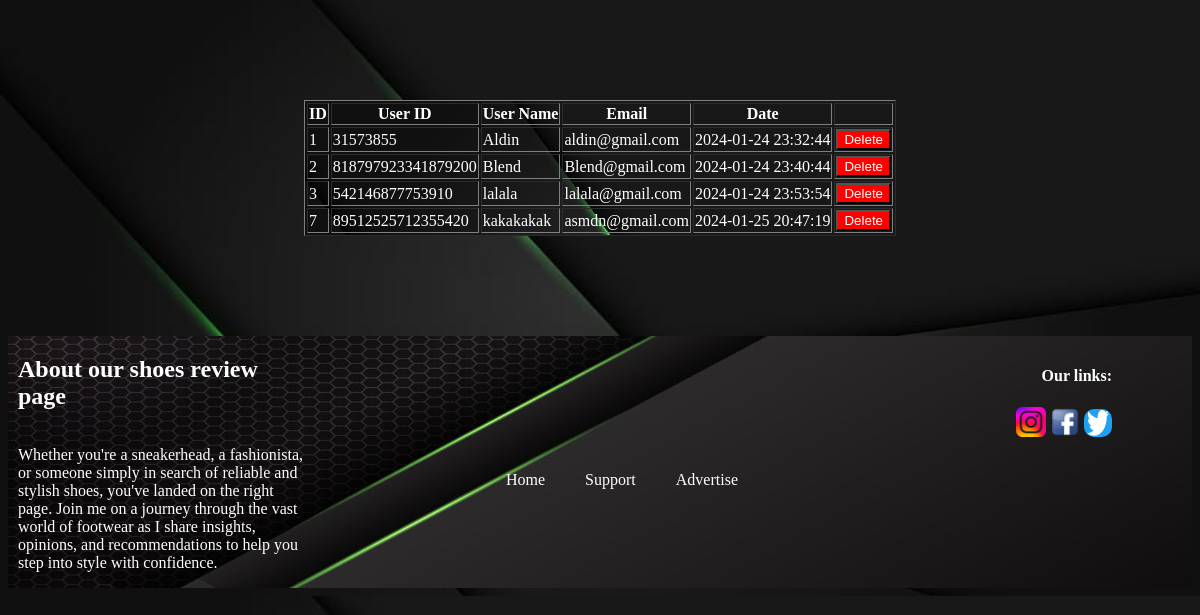
/Materiali/Dashboard.php, run on an earlier commit of the app's database.
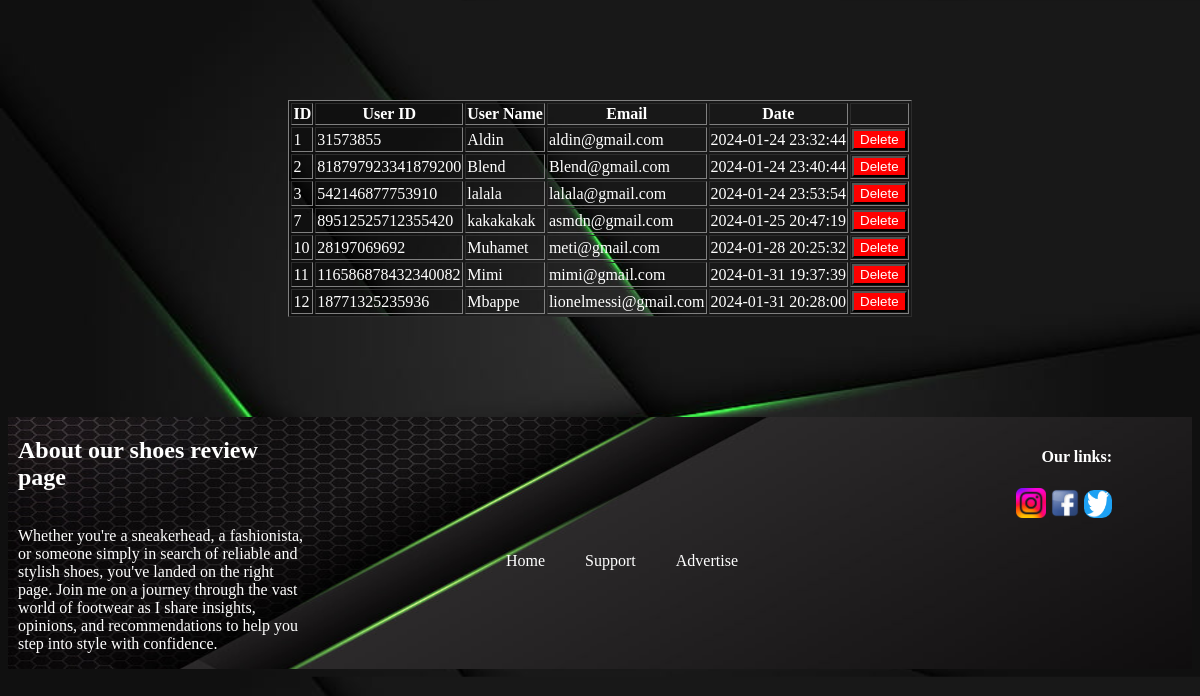
And on a later commit of the database.
### tables this page shows
CREATE TABLE `users` (
  `id` bigint(20) NOT NULL,
  `user_id` bigint(20) NOT NULL,
  `user_name` varchar(255) NOT NULL,
  `email` varchar(255) NOT NULL,
  `password` varchar(255) NOT NULL,
  `date` timestamp NOT NULL DEFAULT current_timestamp() ON UPDATE current_timestamp()
);

### Materiali/Dashboard.php (the view, shortened to what this page needs)
<!DOCTYPE html>
<html lang="en">
<head>
</head>
<body>
    <?php
    include("rfconnection.php");
    $sql = "SELECT * FROM users";
    $result = $conn->query($sql);
    if ($result->num_rows > 0) {
        echo '<table border="1" style="background-image: url(faqja2img.jpg); color:white;
        margin-left: auto; margin-right: auto; margin-top: 100px; margin-bottom: 100px;">';
        echo '<tr><th>ID</th><th>User ID</th><th>User Name</th><th>Email</th><th>Date</th><th></th></tr>';
        while ($row = $result->fetch_assoc()) {
            echo '<tr>';
            echo '<td>' . $row['id'] . '</td>';
            echo '<td>' . $row['user_id'] . '</td>';
            echo '<td>' . $row['user_name'] . '</td>';
            echo '<td>' . $row['email'] . '</td>';
            echo '<td>' . $row['date'] . '</td>';
            echo '<td><button class="del">Delete</button></td>';
            echo '</tr>';
        }
        echo '</table>';
    } else {
        echo 'No users found in the database.';
    }
    ?>
<footer>
<div class="footermain">
    <h2 style="padding-left: 10px;">About our shoes review page</h2>
    <p style="padding-left: 10px;">Whether you're a sneakerhead, a fashionista, or someone simply
    in search of reliable and stylish shoes, you've landed on the right page.
    Join me on a journey through the vast world of footwear as I share insights,
    opinions, and recommendations to help you step into style with confidence.</p>
</div>
<div class="footercenter">
    <a href="Shoes Review Website.php">Home</a>
    <a href="HeaderInfo.php">Support</a>
    <a href="HeaderInfo.php">Advertise</a>
</div>
<div class="Links">
    <h4>Our links:</h4>
    <a href="https://www.instagram.com/"><img src="Links/instalogo.png" alt="" height="30px" width="30px"></a>
    <a href="https://www.facebook.com/"><img src="Links/fblogo.png" alt="" height="30px" width="30px"></a>
    <a href="https://www.twitter.com/"><img src="Links/xlogo.jpg" alt="" height="28px" width="28px" style="border-radius: 10px;"></a>
</div>
</footer>
</body>
</html>

### Materiali/Dashboard.php (style rules this page uses)
.del { background-color: red; color: white; }
body { background-image: url(faqja2img.jpg); background-size: 100% 100%; }
footer { background-image: url(headerwllp.jpg); background-size: 100% 100%; display: flex; justify-content: space-between; }
.footermain { color: rgb(255, 255, 255); display: flex; flex-wrap: wrap; width: 300px; font-family:serif; }
.footercenter { display: flexbox; justify-items: center; justify-content: center; color: rgb(255, 255, 255); padding-top: 135px; padding-right: 80px; font-family:serif; }
.footercenter a { color: rgb(255, 255, 255); text-decoration: none; padding: 8px 18px; border-radius: 18px; }
.Links { padding-top: 10px; padding-right: 80px; color: rgb(255, 255, 255); display: flexbox; justify-items:flex-end; font-family:serif; }

What changed in the data, as far as the page shows it:
added users: id "10", user "28197069692", user_name "Muhamet", email "meti@gmail.com", date "2024-01-28 20:25:32"
added users: id "11", user "116586878432340082", user_name "Mimi", email "mimi@gmail.com", date "2024-01-31 19:37:39"
added users: id "12", user "18771325235936", user_name "Mbappe", email "lionelmessi@gmail.com", date "2024-01-31 20:28:00"
